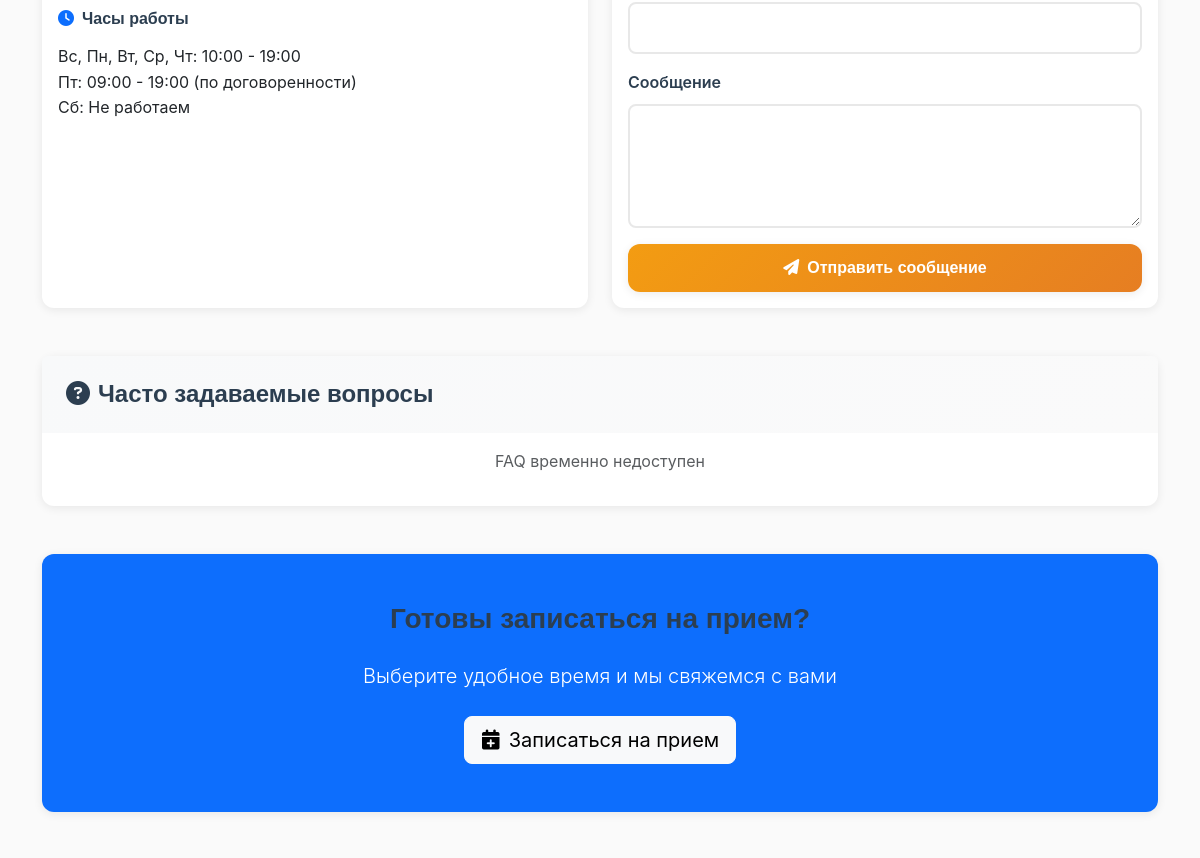
The app's page /contacts/ (middle part), older data.
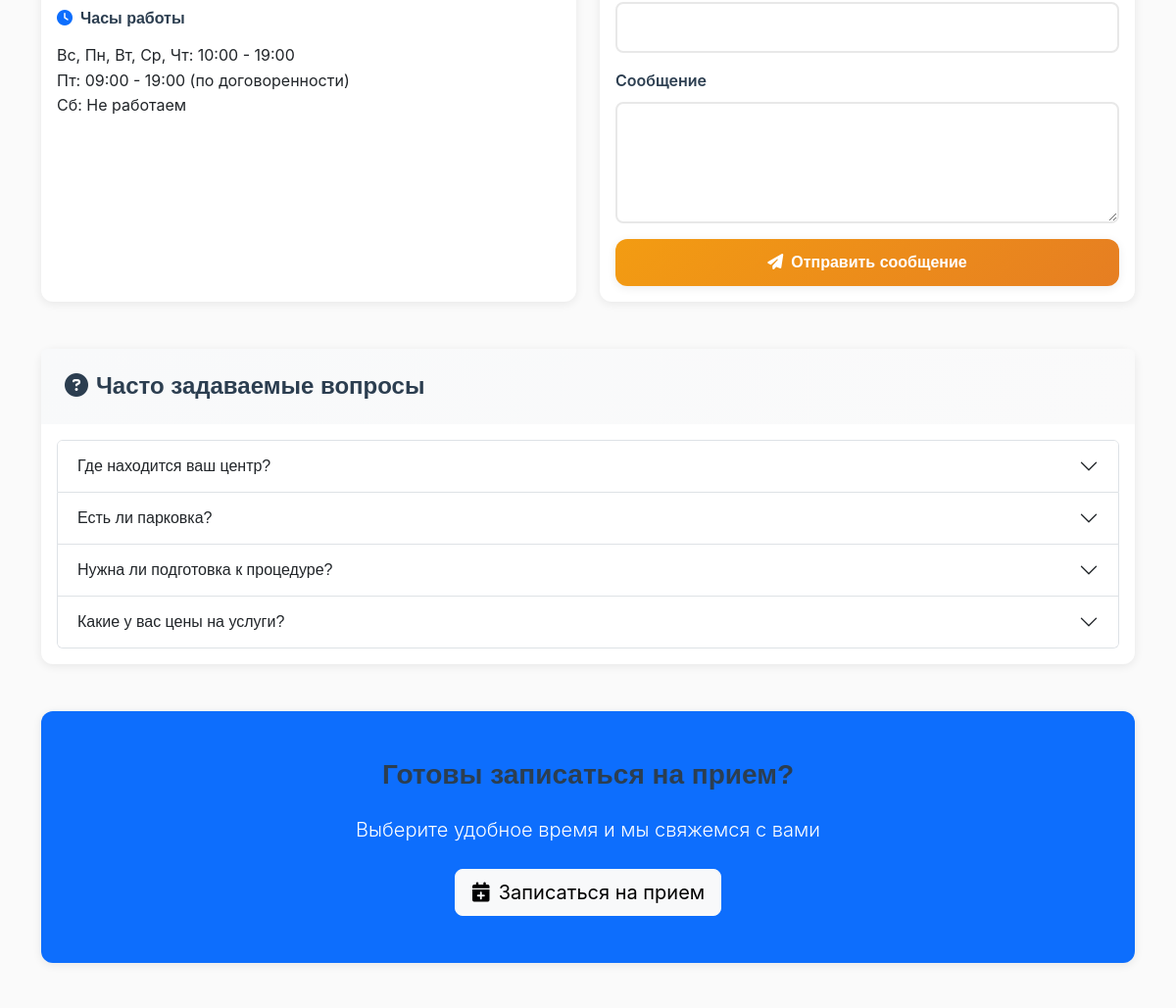
The same page, newer data.
### core/models.py (models this page shows, shortened)
class FAQ(models.Model):
    CATEGORY_CHOICES = [
        ('prices', 'Цены'),
        ('address', 'Адрес'),
        ('parking', 'Парковка'),
        ('services', 'Услуги'),
        ('preparation', 'Подготовка к процедуре'),
        ('general', 'Общие вопросы'),
    ]
    question = models.CharField(max_length=300, verbose_name="Вопрос")
    answer = models.TextField(verbose_name="Ответ")
    category = models.CharField(max_length=20, choices=CATEGORY_CHOICES, verbose_name="Категория")
    language = models.CharField(max_length=5, default='ru', verbose_name="Язык")
    is_active = models.BooleanField(default=True, verbose_name="Активен")
    order = models.IntegerField(default=0, verbose_name="Порядок")
    created_at = models.DateTimeField(auto_now_add=True, verbose_name="Дата создания")
    class Meta:
        verbose_name = "FAQ"
        verbose_name_plural = "FAQ"
        ordering = ['category', 'order', 'question']

### core/views.py (the view, shortened to what this page needs)
# urls.py: path('contacts/', views.contacts, name='contacts'),
def contacts(request):
    faq_list = FAQ.objects.filter(is_active=True).order_by('category', 'order')
    context = {
        'faq_list': faq_list,
    }
    return render(request, 'core/contacts.html', context)

### templates/core/contacts.html (shortened to what this page needs)
{% extends 'base.html' %}
{% block content %}
<div class="container py-5">
    <div class="row">
        <div class="col-lg-6 mb-5">
            <div class="card h-100">
                <div class="card-body">
                    <div class="row">
                        <div class="col-12 mb-3">
                            <h6><i class="fas fa-clock text-primary me-2"></i>Часы работы</h6>
                            <p class="mb-0">
                                Вс, Пн, Вт, Ср, Чт: 10:00 - 19:00<br>
                                Пт: 09:00 - 19:00 (по договоренности)<br>
                                Сб: Не работаем
                            </p>
                        </div>
                    </div>
                </div>
            </div>
        </div>
        <div class="col-lg-6 mb-5">
            <div class="card h-100">
                <div class="card-body">
                    <form method="post">
                        <div class="mb-3">
                            <input type="email" class="form-control" id="email" name="email">
                        </div>
                        <div class="mb-3">
                            <label for="message" class="form-label">Сообщение</label>
                            <textarea class="form-control" id="message" name="message" rows="4" required></textarea>
                        </div>
                        <button type="submit" class="btn btn-primary w-100">
                            <i class="fas fa-paper-plane me-2"></i>Отправить сообщение
                        </button>
                    </form>
                </div>
            </div>
        </div>
    </div>
    <div class="row">
        <div class="col-12">
            <div class="card">
                <div class="card-header bg-light">
                    <h4 class="mb-0"><i class="fas fa-question-circle me-2"></i>Часто задаваемые вопросы</h4>
                </div>
                <div class="card-body">
                    {% if faq_list %}
                        <div class="accordion" id="faqAccordion">
                            {% for faq in faq_list %}
                            <div class="accordion-item">
                                <h2 class="accordion-header" id="faq{{ faq.id }}">
                                    <button class="accordion-button collapsed" type="button"
                                            data-bs-toggle="collapse" data-bs-target="#collapse{{ faq.id }}">
                                        {{ faq.question }}
                                    </button>
                                </h2>
                            </div>
                            {% endfor %}
                        </div>
                    {% else %}
                        <p class="text-muted text-center">FAQ временно недоступен</p>
                    {% endif %}
                </div>
            </div>
        </div>
    </div>
    <div class="row mt-5">
        <div class="col-12 text-center">
            <div class="card bg-primary text-white">
                <div class="card-body py-5">
                    <h3 class="mb-4">Готовы записаться на прием?</h3>
                    <p class="lead mb-4">Выберите удобное время и мы свяжемся с вами</p>
                    <a href="{% url 'core:appointment_form' %}" class="btn btn-light btn-lg">
                        <i class="fas fa-calendar-plus me-2"></i>Записаться на прием
                    </a>
                </div>
            </div>
        </div>
    </div>
</div>
{% endblock %}

Row changes from the older to the newer data that the page shows:
added FAQ: question "Где находится ваш центр?"
added FAQ: question "Есть ли парковка?"
added FAQ: question "Нужна ли подготовка к процедуре?"
added FAQ: question "Какие у вас цены на услуги?"
Text that changed along with them:
text no longer shown: "FAQ временно недоступен"
